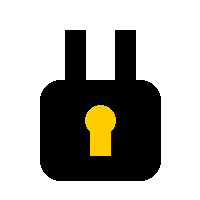

Write the Python code that produced this figure.
from PIL import Image, ImageDraw

img = Image.new('RGB', (200, 200), 'white')
draw = ImageDraw.Draw(img)

# kala taala bana
draw.rounded_rectangle([40, 80, 160, 180], radius=20, fill='black')
draw.rectangle([65, 30, 85, 85], fill='black')
draw.rectangle([115, 30, 135, 85], fill='black')

# peela sorakh
draw.ellipse([85, 105, 115, 135], fill='#FFCC00')
draw.rectangle([90, 125, 110, 155], fill='#FFCC00')

img.save('logo.png')
print("logo.png ban gaya!")
